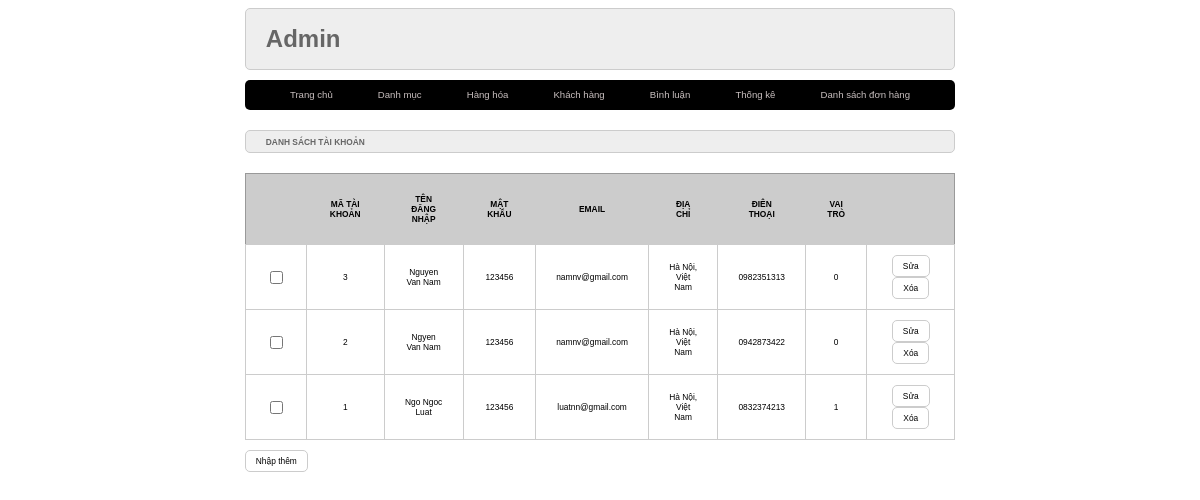
The app's page /admin/index.php?act=dskh with its own data.
### tables this page shows
CREATE TABLE `taikhoan` (
  `id` int(11) NOT NULL,
  `user` varchar(50) NOT NULL,
  `pass` varchar(50) NOT NULL,
  `email` varchar(255) NOT NULL,
  `address` varchar(255) DEFAULT NULL,
  `tel` varchar(20) DEFAULT NULL,
  `role` tinyint(4) NOT NULL DEFAULT 0
);

### model/pdo.php (called while the page is built, shortened)
<?php
    function pdo_get_connection(){
        $dburl = "mysql:host=localhost:3308;dbname=PH43221_WD18326;charset=utf8";
        $username = 'root';
        $password = '';
        $conn = new PDO($dburl, $username, $password);
        $conn->setAttribute(PDO::ATTR_ERRMODE, PDO::ERRMODE_EXCEPTION);
        return $conn;
    }
    function pdo_query($sql){
        $sql_args = array_slice(func_get_args(), 1);
        try{
            $conn = pdo_get_connection();
            $stmt = $conn->prepare($sql);
            $stmt->execute($sql_args);
            $rows = $stmt->fetchAll();
            return $rows;
        }
        catch(PDOException $e){
            throw $e;
        }
        finally{
            unset($conn);
        }
    }

### model/taikhoan.php (called while the page is built, shortened)
<?php
    function loadall_taikhoan() {
        $sql = "SELECT * FROM taikhoan ORDER BY id DESC";
        $listtk = pdo_query($sql);
        return $listtk;
    }
?>

### admin/taikhoan/list.php (the view)
<div class="raw">
    <div class="raw formtitle">
        <h1>DANH SÁCH TÀI KHOẢN</h1>
    </div>
    <div class="raw formcontent">
        <div class="raw mb10 formdsloai">
            <table>
                <tr>
                    <th></th>
                    <th>MÃ TÀI KHOẢN</th>
                    <th>TÊN ĐĂNG NHẬP</th>
                    <th>MẬT KHẨU</th>
                    <th>EMAIL</th>
                    <th>ĐỊA CHỈ</th>
                    <th>ĐIÊN THOẠI</th>
                    <th>VAI TRÒ</th>
                    <th></th>
                </tr>
                <?php
                    foreach ($listtk as $taikhoan) {
                        extract($taikhoan);
                        $suatk = "index.php?act=suatk&id=".$id;
                        $xoatk = "index.php?act=xoatk&id=".$id;
                        echo '  <tr>
                                    <td>
                                        <input type="checkbox" name="" id="">
                                    </td>
                                    <td>'.$id.'</td>
                                    <td>'.$user.'</td>
                                    <td>'.$pass.'</td>
                                    <td>'.$email.'</td>
                                    <td>'.$address.'</td>
                                    <td>'.$tel.'</td>
                                    <td>'.$role.'</td>
                                    <td>
                                        <a href="'.$suatk.'">
                                            <input type="button" value="Sửa">
                                        </a>
                                        <a href="'.$xoatk.'">
                                            <input type="button" value="Xóa">
                                        </a>
                                    </td>
                                </tr>';
                    }
                ?>
            </table>
        </div>
        <div class="raw mb10">
            <a href="index.php">
                <input type="button" value="Nhập thêm">
            </a>
        </div>
    </div>
</div>

### css/style.css (style rules this page uses)
* { box-sizing: border-box; font-family: sans-serif; font-size: 0.7vw; }
.raw { float: left; width: 100%; }
.mb10 { margin-bottom: 10px; }
.formtaikhoan input[type="submit"], .formtaikhoan input[type="reset"], .formcontent input[type="submit"], .formcontent input[type="reset"], .formcontent input[type="button"] { padding: 5px 10px; background-color: white; border-radius: 5px; border: 1px #ccc solid; }
.formtitle { background-color: #eee; border: 1px #ccc solid; color: #666; border-radius: 5px; padding: 0px 20px; }
.formcontent { padding: 20px 0px; }
.formdsloai table { width: 100%; border-collapse: collapse; border: 1px #999 solid; }
.formdsloai table th { padding: 20px; background-color: #ccc; }
.formdsloai table td { padding: 10px 20px; border: 1px #ccc solid; text-align: center; }
a { text-decoration: none; }

### records on screen
taikhoan: id "3", user "Nguyen Van Nam", pass "123456", email "namnv@gmail.com", address "Hà Nội, Việt Nam", tel "0982351313", role "0"
taikhoan: id "2", user "Ngyen Van Nam", pass "123456", email "namnv@gmail.com", address "Hà Nội, Việt Nam", tel "0942873422", role "0"
taikhoan: id "1", user "Ngo Ngoc Luat", pass "123456", email "luatnn@gmail.com", address "Hà Nội, Việt Nam", tel "0832374213", role "1"
